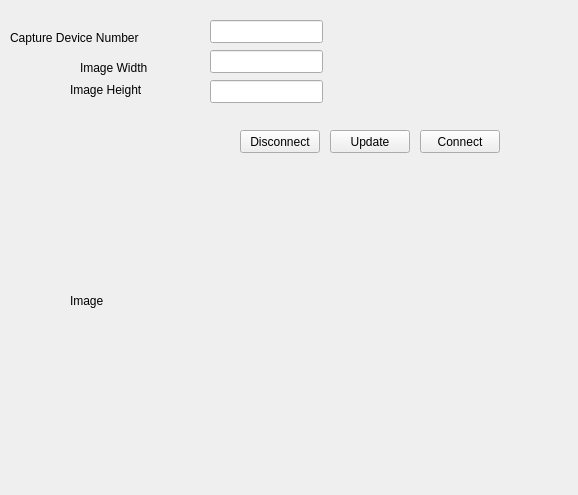
<?xml version="1.0" encoding="UTF-8"?>
<ui version="4.0">
 <class>CameraWidget</class>
 <widget class="QWidget" name="CameraWidget">
  <property name="geometry">
   <rect>
    <x>0</x>
    <y>0</y>
    <width>578</width>
    <height>495</height>
   </rect>
  </property>
  <property name="windowTitle">
   <string>Form</string>
  </property>
  <widget class="QLabel" name="image">
   <property name="geometry">
    <rect>
     <x>70</x>
     <y>170</y>
     <width>431</width>
     <height>261</height>
    </rect>
   </property>
   <property name="text">
    <string>Image</string>
   </property>
  </widget>
  <widget class="QLineEdit" name="captureDeviceBox">
   <property name="geometry">
    <rect>
     <x>210</x>
     <y>20</y>
     <width>113</width>
     <height>23</height>
    </rect>
   </property>
  </widget>
  <widget class="QLineEdit" name="imageWidthBox">
   <property name="geometry">
    <rect>
     <x>210</x>
     <y>50</y>
     <width>113</width>
     <height>23</height>
    </rect>
   </property>
  </widget>
  <widget class="QLineEdit" name="imageHeightBox">
   <property name="geometry">
    <rect>
     <x>210</x>
     <y>80</y>
     <width>113</width>
     <height>23</height>
    </rect>
   </property>
  </widget>
  <widget class="QLabel" name="label">
   <property name="geometry">
    <rect>
     <x>10</x>
     <y>30</y>
     <width>191</width>
     <height>16</height>
    </rect>
   </property>
   <property name="text">
    <string>Capture Device Number</string>
   </property>
  </widget>
  <widget class="QLabel" name="label_2">
   <property name="geometry">
    <rect>
     <x>80</x>
     <y>60</y>
     <width>121</width>
     <height>16</height>
    </rect>
   </property>
   <property name="text">
    <string>Image Width</string>
   </property>
  </widget>
  <widget class="QLabel" name="label_3">
   <property name="geometry">
    <rect>
     <x>70</x>
     <y>80</y>
     <width>131</width>
     <height>20</height>
    </rect>
   </property>
   <property name="text">
    <string>Image Height</string>
   </property>
  </widget>
  <widget class="QPushButton" name="connectButton">
   <property name="geometry">
    <rect>
     <x>420</x>
     <y>130</y>
     <width>80</width>
     <height>23</height>
    </rect>
   </property>
   <property name="text">
    <string>Connect</string>
   </property>
  </widget>
  <widget class="QPushButton" name="disconnectButton">
   <property name="geometry">
    <rect>
     <x>240</x>
     <y>130</y>
     <width>80</width>
     <height>23</height>
    </rect>
   </property>
   <property name="text">
    <string>Disconnect</string>
   </property>
  </widget>
  <widget class="QPushButton" name="updateButton">
   <property name="geometry">
    <rect>
     <x>330</x>
     <y>130</y>
     <width>80</width>
     <height>23</height>
    </rect>
   </property>
   <property name="text">
    <string>Update</string>
   </property>
  </widget>
 </widget>
 <resources/>
 <connections/>
</ui>
